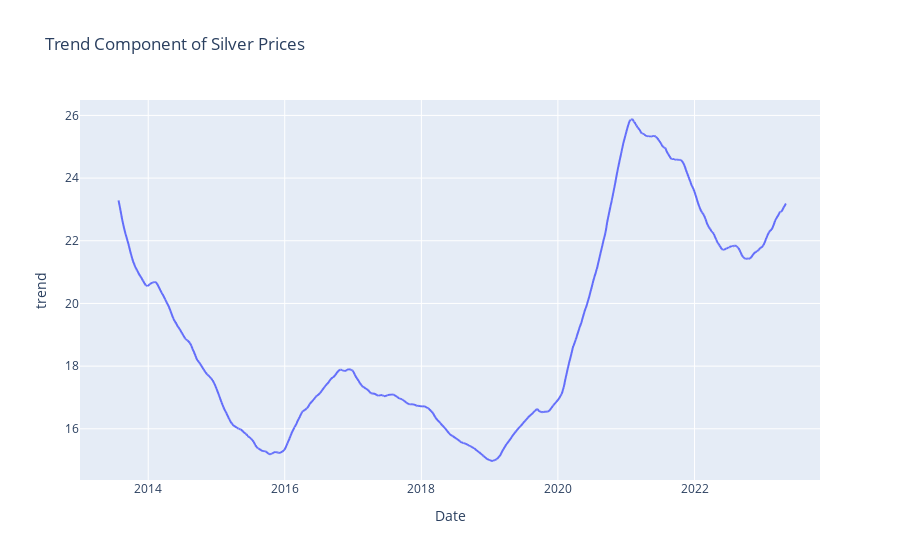
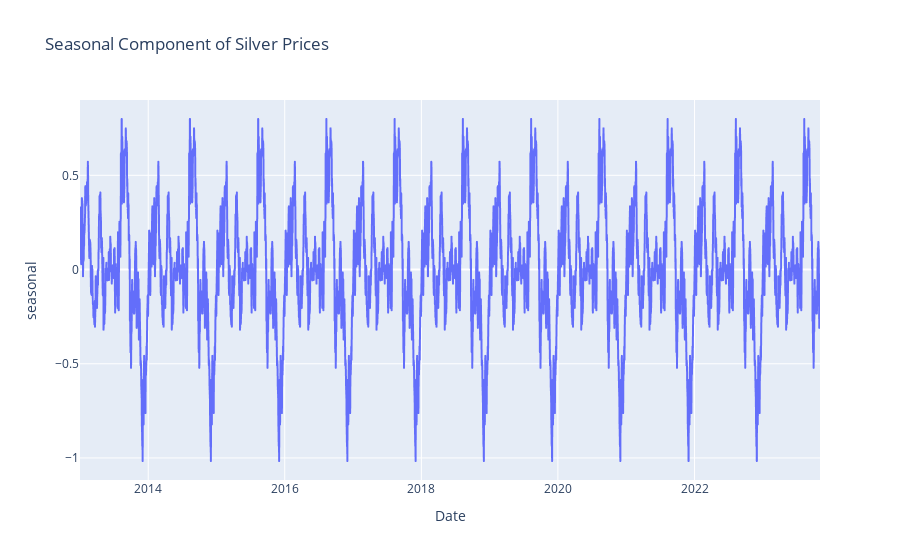

Here is the notebook cell these charts were saved with, in order:
### Code cell
trend = decomposition.trend.reset_index()
seasonal = decomposition.seasonal.reset_index()

fig_trend = px.line(trend, x='Date', y='trend', title='Trend Component of Silver Prices')
fig_seasonal = px.line(seasonal, x='Date', y='seasonal', title='Seasonal Component of Silver Prices')

fig_trend.show()
fig_seasonal.show()

### Figure 1 — Plotly figure (JSON) as saved in the notebook; plotly's stock layout.template omitted (floating-point values rounded to 4 significant figures; data arrays with more than 128 entries replaced by an {"elided": "..."} marker saying what was removed)
{"data": [{"hovertemplate": "Date=%{x}<br>trend=%{y}<extra></extra>", "legendgroup": "", "line": {"color": "#636efa", "dash": "solid"}, "marker": {"symbol": "circle"}, "mode": "lines", "name": "", "showlegend": false, "type": "scattergl", "x": {"elided": "3934 str values"}, "xaxis": "x", "y": {"elided": "3934 float values"}, "yaxis": "y"}], "layout": {"legend": {"tracegroupgap": 0}, "title": {"text": "Trend Component of Silver Prices"}, "xaxis": {"anchor": "y", "domain": [0, 1], "title": {"text": "Date"}}, "yaxis": {"anchor": "x", "domain": [0, 1], "title": {"text": "trend"}}}}

### Figure 2 — Plotly figure (JSON) as saved in the notebook; plotly's stock layout.template omitted (floating-point values rounded to 4 significant figures; data arrays with more than 128 entries replaced by an {"elided": "..."} marker saying what was removed)
{"data": [{"hovertemplate": "Date=%{x}<br>seasonal=%{y}<extra></extra>", "legendgroup": "", "line": {"color": "#636efa", "dash": "solid"}, "marker": {"symbol": "circle"}, "mode": "lines", "name": "", "showlegend": false, "type": "scattergl", "x": {"elided": "3934 str values"}, "xaxis": "x", "y": {"elided": "3934 float values"}, "yaxis": "y"}], "layout": {"legend": {"tracegroupgap": 0}, "title": {"text": "Seasonal Component of Silver Prices"}, "xaxis": {"anchor": "y", "domain": [0, 1], "title": {"text": "Date"}}, "yaxis": {"anchor": "x", "domain": [0, 1], "title": {"text": "seasonal"}}}}
